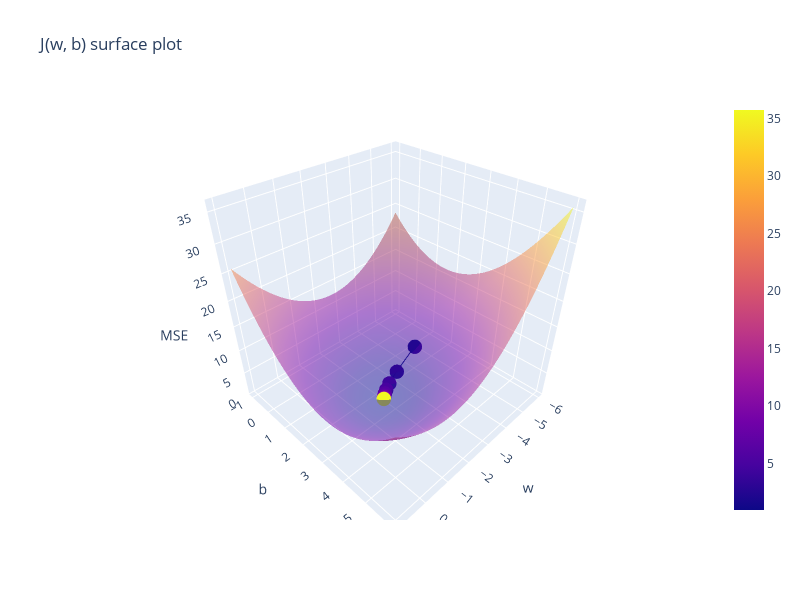

Write notebook code for a chart like this one.
### Markdown cell above
# Visualizing your solution to Exercise 1.c

### Code cell
fig = plot_J_surface(x, y,alpha=.5)

def generate_color_spectrum(n):
    cmap = plt.get_cmap('hot')
    colors = [cmap(i / n) for i in range(n)]
    return colors
colors = generate_color_spectrum(len(w_list))

for i in range(len(w_list) - 1):
    plot_point(fig, w_list[i], b_list[i], color=colors[i])
    plot_line_segment(fig, w_list[i], b_list[i], w_list[i + 1], b_list[i + 1], color=colors[i])

plot_point(fig, w_list[-1], b_list[-1], color=colors[-1])


fig.update_layout(showlegend=False)

fig.show()
